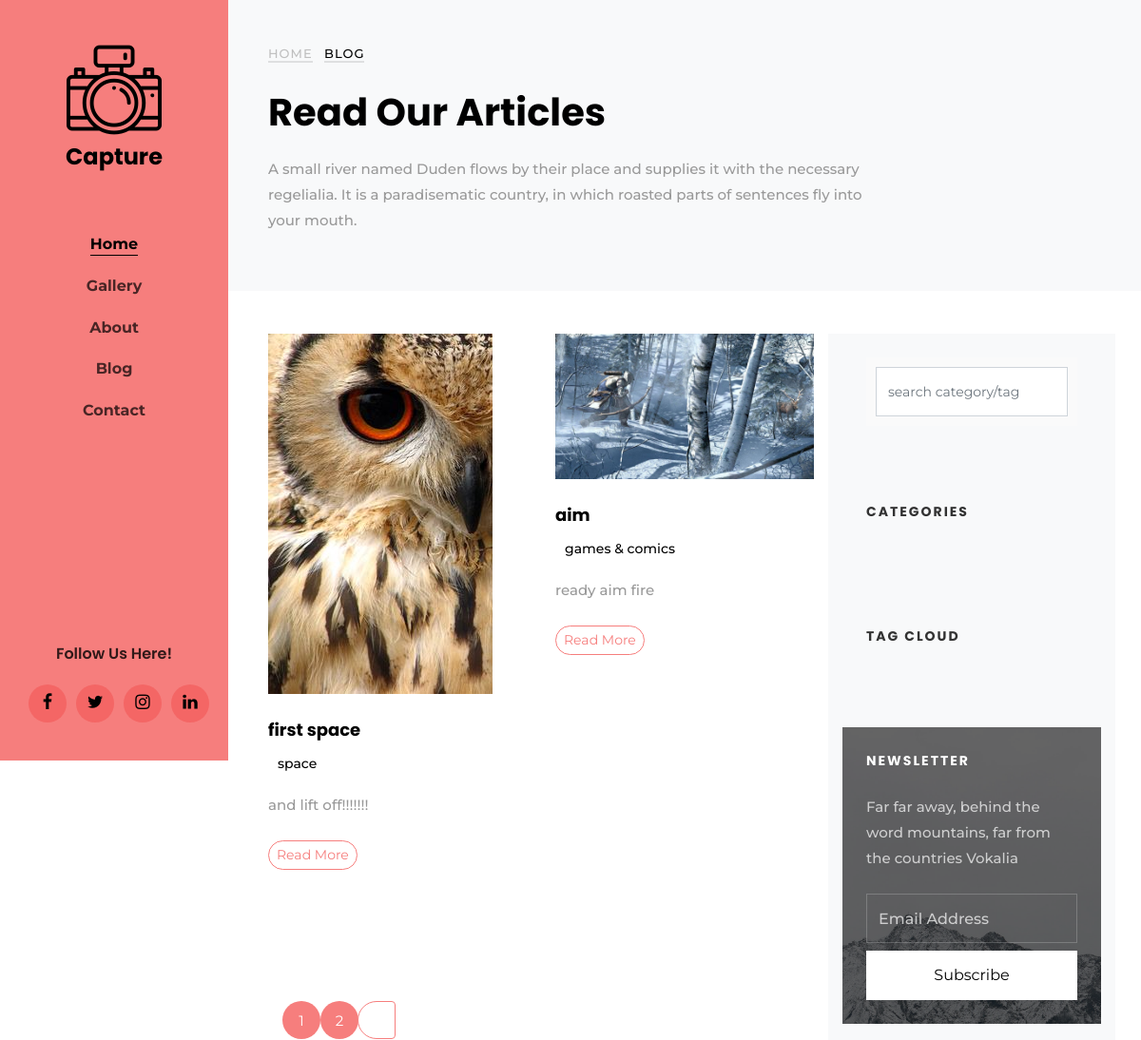
/blog/ (upper part), run on an earlier commit of the app's database.
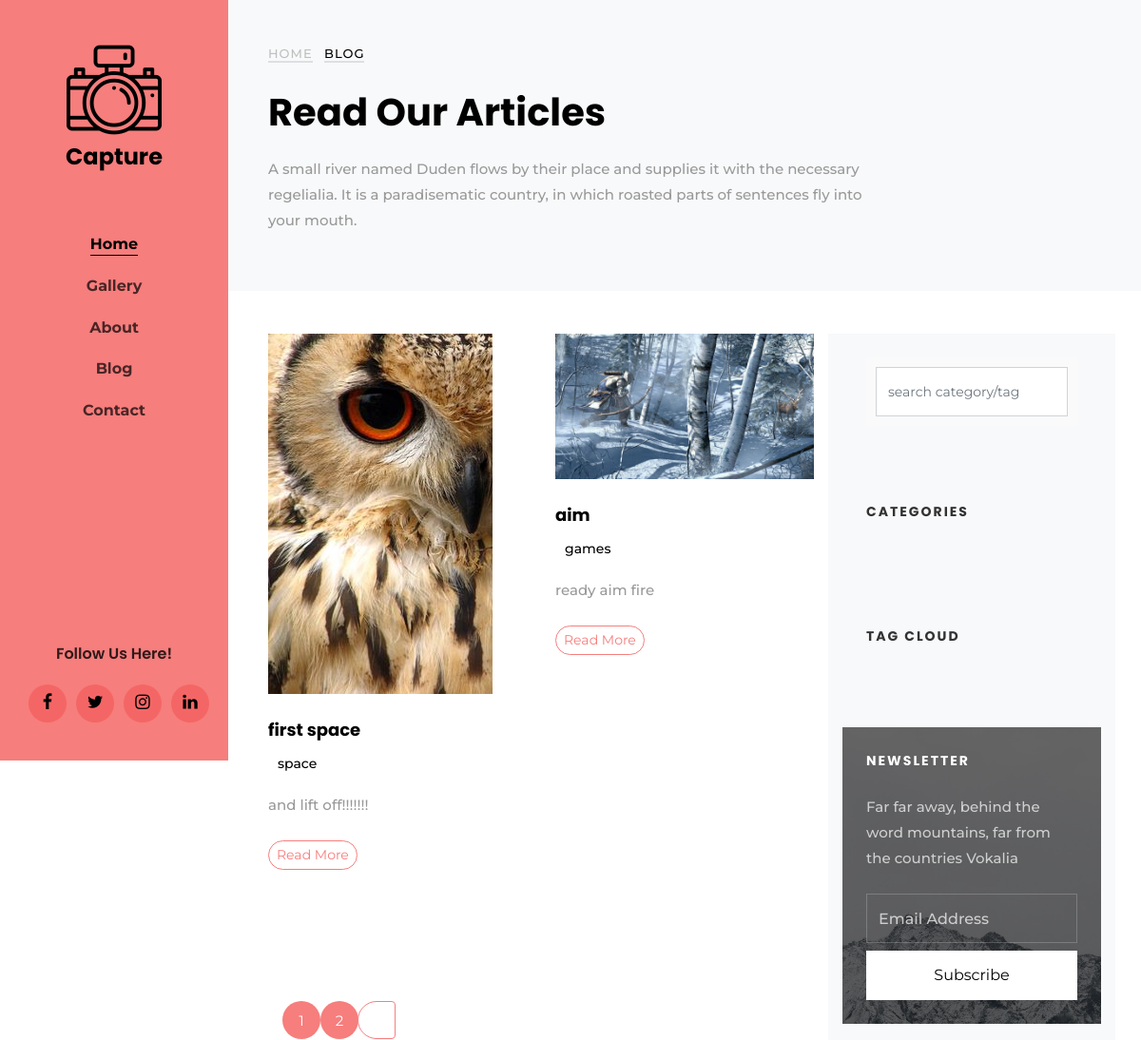
And on a later commit of the database.
### blog/models.py (models this page shows, shortened)
class Post(models.Model):
    image = models.ImageField(upload_to='blog/')
    title = models.CharField(max_length=50)
    date = models.DateField(default=timezone.now)
    category = models.ForeignKey('Category', on_delete=models.SET_NULL, null=True)
    content = models.TextField()
    tags = TaggableManager(blank=True)
    author = models.ForeignKey(User, on_delete=models.CASCADE, null=True)
    class Meta:
        verbose_name = 'Post'
        verbose_name_plural = 'Posts'

class Category(models.Model):
    name =  models.CharField(max_length=20)
    class Meta:
        verbose_name = 'Category'
        verbose_name_plural = 'Categories'
    def __str__(self):
        return self.name

### blog/views.py (the view)
# urls.py: path('', views.list, name='list'),
def list(request):
    list = Post.objects.all()
    search_query = request.GET.get('q')
    if search_query :
        list = list.filter(
            Q(title__icontains = search_query)|
            Q(content__icontains= search_query) |
            Q(tags__name__icontains= search_query)
        ).distinct()
    paginator = Paginator(list, 2) # 2 post per page
    page = request.GET.get('page')
    list = paginator.get_page(page)
    context = {
        'list': list
    }
    return render(request, 'blog/blog.html', context)

### blog/templates/blog/blog.html (shortened to what this page needs)
{% extends 'base.html' %}
{% block body %}
{% load static %}
		<div>
		<section class="ftco-section bg-light ftco-bread">
			<div class="container">
				<div class="row no-gutters slider-text align-items-center">
		  <div class="col-md-9 ftco-animate">
			<p class="breadcrumbs"><span class="mr-2"><a href="/">Home</a></span> <span>Blog</span></p>
			<h1 class="mb-3 bread">Read Our Articles</h1>
			<p>A small river named Duden flows by their place and supplies it with the necessary regelialia. It is a paradisematic country, in which roasted parts of sentences fly into your mouth.</p>
		  </div>
		</div>
			</div>
		</section>
		<section class="ftco-section">
		<div class="container">
			<div class="row">
				<div class="col-lg-8">
					<div class="row">
						{% for y in list %}
						<div class="col-md-6">
							<div class="blog-entry ftco-animate">
								<a href="{% url 'blog:detail' y.id %}"><img src="{{y.image.url}}" alt="Image placeholder" class="img-fluid"></a>
									<div class="text text-2 pt-2 mt-3">
						  <h3 class="mb-2"><a href="{% url 'blog:detail' y.id %}">{{ y.title }}</a></h3>
						  <div class="meta-wrap">
											<p class="meta">
								  <span><a href="{% url 'blog:detail' y.id %}" class='tag-cloud-link' >{{ y.category}}</a></span>
							  </p>
						  </div>
						  <p class="mb-4">{{y.content|truncatewords:5}}</p>
						  <p><a href="{% url 'blog:detail' y.id %}" class="btn btn-primary btn-outline-primary btn-sm">Read More</a></p>
						</div>
						</div>
						</div>
						{% endfor %}
					</div>
					<div class="row mt-5">
				  <div class="col text-center">
					<div class="block-27">
						{% if list.has_other_pages %}
						<div class="col-md-12">
						  <ul class="pagination custom-pagination">
							{% for pages in list.paginator.page_range %}
							  {% if list.number == pages %}
								<li class="page-item active"><a class="page-linkx" href="#">{{pages}}</a></li>
							  {% else %}
								<li class="page-item active"><a class="page-linkx" href="?page={{pages}}">{{pages}}</a></li>
							  {% endif %}
							{% endfor %}
							{% if list.has_next %}
							  <li class="page-item next"><a class="page-link" href="?page={{list.next_page_number}}"></a></li>
							{% else %}
							  <li class="disabled"></li>
							{% endif %}
						  </ul>
						</div>
					  {% endif %}
					</div>
				  </div>
				</div>
				</div>
				<div class="col-lg-4 sidebar ftco-animate bg-light">
			<div class="sidebar-box">
			  <form action="{% url 'blog:list' %}" method="GET" class="search-form">
				<div class="form-group">
				  <input type="text" class="form-control" name='q' value="{{request.Get.q}}" placeholder="search category/tag">
				</div>
			  </form>
			</div>
			<div class="sidebar-box ftco-animate">
				<h3 class="sidebar-heading">Categories</h3>
			</div>
			<div class="sidebar-box ftco-animate">
			  <h3 class="sidebar-heading">Tag Cloud</h3>
			</div>
						<div class="sidebar-box subs-wrap img" style="background-image: url(images/bg_1.jpg);">
							<div class="overlay"></div>
							<h3 class="mb-4 sidebar-heading">Newsletter</h3>
							<p class="mb-4">Far far away, behind the word mountains, far from the countries Vokalia</p>
			  <form action="#" class="subscribe-form">
				<div class="form-group">
				  <input type="text" class="form-control" placeholder="Email Address">
				  <input type="submit" value="Subscribe" class="mt-2 btn btn-white submit">
				</div>
			  </form>
			</div>
		  </div>
			</div>
		</div>
	</section>
		</div>
{% endblock body %}

What changed in the data, as far as the page shows it:
changed through a linked row, Post "aim": category "games & comics" → "games"
